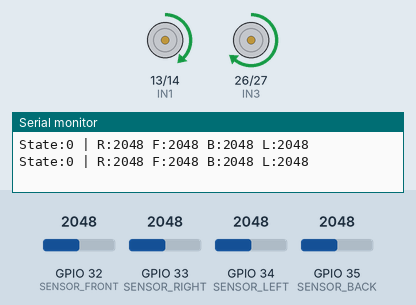
This sketch was run on a simulated ESP32. Shown: motor-driver pin pairs drawn as motors (green arrow = first pin HIGH = forward, orange = second pin HIGH = backward, longer = more drive, scaled by the enable pin), the last lines printed to the serial monitor. Inputs (shaded band) come from the test bench; at power-on: GPIO 32 (SENSOR_FRONT) = 2048, GPIO 34 (SENSOR_LEFT) = 2048, GPIO 33 (SENSOR_RIGHT) = 2048, GPIO 35 (SENSOR_BACK) = 2048.

Above: at 1.2 s.
1.3 s: GPIO 32 (SENSOR_FRONT) set to 2442
2.8 s: GPIO 32 (SENSOR_FRONT) set to 2547
At 3.03 s:
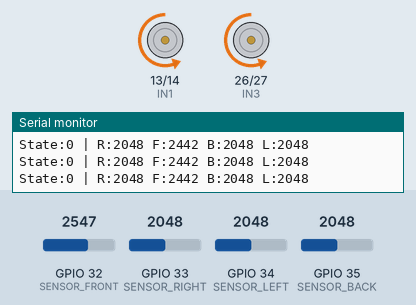
At 3.39 s:
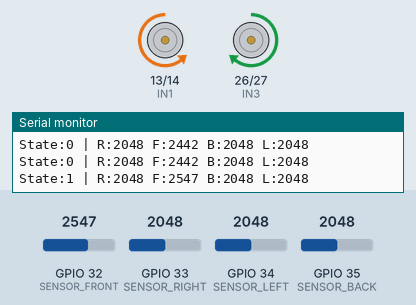
5.8 s: GPIO 34 (SENSOR_LEFT) set to 2081
8.8 s: GPIO 32 (SENSOR_FRONT) set to 2460
At 10.6 s:
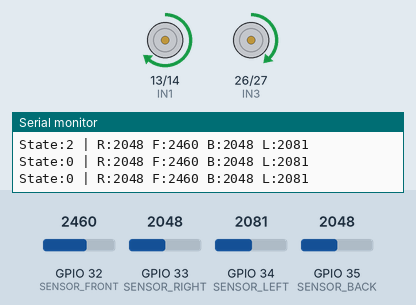
10.9 s: GPIO 32 (SENSOR_FRONT) set to 1540
12.4 s: GPIO 32 (SENSOR_FRONT) set to 1432
At 13.1 s:
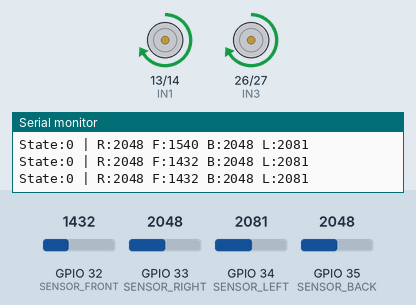
Timing chart, 0 to 14.9 s (numbered marks = the images above; inputs shaded):
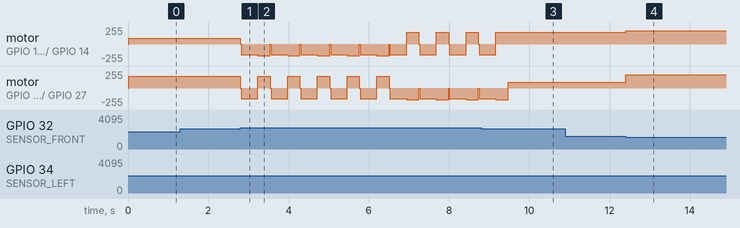

The sketch:

Robot_Obstacle_Avoidance_calibrated.ino
```cpp
// Robot ESP32 – Obstacle Avoidance with IR Proximity Sensors (Calibrated)
// Single ESP32 controls motors directly based on sensor readings

#include <esp_task_wdt.h>

// ========== Calibration (edit these first) ==========
const bool INVERT_LEFT_MOTOR = false;    // set true if left wheel runs backward when commanded forward
const bool INVERT_RIGHT_MOTOR = false;   // set true if right wheel runs backward when commanded forward
const bool SENSOR_ACTIVE_HIGH = true;    // true: larger ADC = closer object, false: invert ADC polarity

// Speed trims to correct constant drift/spin while driving straight.
// Positive = faster, negative = slower. Range recommendation: -40..40
const int LEFT_TRIM = 0;
const int RIGHT_TRIM = 0;

// ========== IR Proximity Sensor Pins (Analog Inputs) ==========
const int SENSOR_RIGHT = 33;  // Right IR sensor – ADC1_CH5
const int SENSOR_FRONT = 32;  // Front IR sensor – ADC1_CH4
const int SENSOR_BACK  = 35;  // Back IR sensor  – ADC1_CH7 (input-only)
const int SENSOR_LEFT  = 34;  // Left IR sensor  – ADC1_CH6 (input-only)

// ========== Motor Control Pins (to L298N) ==========
const int ENA = 12;   // Left motor speed (PWM)
const int IN1 = 13;   // Left motor forward
const int IN2 = 14;   // Left motor reverse
const int ENB = 25;   // Right motor speed (PWM)
const int IN3 = 26;   // Right motor forward
const int IN4 = 27;   // Right motor reverse

// ========== PWM Settings ==========
const int MOTOR_PWM_FREQ = 1000;       // 1kHz for L298N
const int MOTOR_PWM_RESOLUTION = 8;    // 8-bit (0-255)

// ========== Obstacle Detection Thresholds ==========
// Adjust these based on your IR sensors. Higher ADC value = closer object (when SENSOR_ACTIVE_HIGH=true).
const int CLOSE_THRESHOLD = 2500;   // Object is very close – must react
const int MEDIUM_THRESHOLD = 1500;  // Object is at medium range – start turning
const int FAR_THRESHOLD = 800;      // Object detected but far away

// ========== Speed Settings ==========
const int FULL_SPEED = 200;    // Max motor speed (0-255)
const int TURN_SPEED = 180;    // Speed during turns
const int SLOW_SPEED = 120;    // Reduced speed when obstacle nearby
const int REVERSE_SPEED = 160; // Speed when reversing

// ========== Timing ==========
const int LOOP_DELAY = 20;               // Main loop delay (ms)
const unsigned long REVERSE_TIME = 400;  // How long to reverse (ms)
const unsigned long TURN_TIME = 300;     // How long to turn after reverse (ms)

// ========== State Machine ==========
enum RobotState {
  DRIVING,
  REVERSING,
  TURNING
};

RobotState currentState = DRIVING;
unsigned long stateStartTime = 0;
bool turnDirection = false; // false = turn left, true = turn right

// ========== Sensor Values ==========
int sensorRight = 0;
int sensorFront = 0;
int sensorBack  = 0;
int sensorLeft  = 0;

// ========== Helpers ==========
int clampSpeed(int value) {
  if (value < 0) return 0;
  if (value > 255) return 255;
  return value;
}

int withTrimLeft(int speed) {
  return clampSpeed(speed + LEFT_TRIM);
}

int withTrimRight(int speed) {
  return clampSpeed(speed + RIGHT_TRIM);
}

int normalizeSensor(int value) {
  int v = value;
  if (!SENSOR_ACTIVE_HIGH) {
    v = 4095 - v;
  }
  if (v < 0) v = 0;
  if (v > 4095) v = 4095;
  return v;
}

void setLeftMotorForwardDir() {
  if (INVERT_LEFT_MOTOR) {
    digitalWrite(IN1, LOW);
    digitalWrite(IN2, HIGH);
  } else {
    digitalWrite(IN1, HIGH);
    digitalWrite(IN2, LOW);
  }
}

void setLeftMotorReverseDir() {
  if (INVERT_LEFT_MOTOR) {
    digitalWrite(IN1, HIGH);
    digitalWrite(IN2, LOW);
  } else {
    digitalWrite(IN1, LOW);
    digitalWrite(IN2, HIGH);
  }
}

void setRightMotorForwardDir() {
  if (INVERT_RIGHT_MOTOR) {
    digitalWrite(IN3, LOW);
    digitalWrite(IN4, HIGH);
  } else {
    digitalWrite(IN3, HIGH);
    digitalWrite(IN4, LOW);
  }
}

void setRightMotorReverseDir() {
  if (INVERT_RIGHT_MOTOR) {
    digitalWrite(IN3, HIGH);
    digitalWrite(IN4, LOW);
  } else {
    digitalWrite(IN3, LOW);
    digitalWrite(IN4, HIGH);
  }
}

// ========== Motor Control Functions ==========

void stopMotors() {
  digitalWrite(IN1, LOW);
  digitalWrite(IN2, LOW);
  digitalWrite(IN3, LOW);
  digitalWrite(IN4, LOW);
  ledcWrite(ENA, 0);
  ledcWrite(ENB, 0);
}

void driveForward(int speed) {
  setLeftMotorForwardDir();
  setRightMotorForwardDir();
  ledcWrite(ENA, withTrimLeft(speed));
  ledcWrite(ENB, withTrimRight(speed));
}

void driveReverse(int speed) {
  setLeftMotorReverseDir();
  setRightMotorReverseDir();
  ledcWrite(ENA, withTrimLeft(speed));
  ledcWrite(ENB, withTrimRight(speed));
}

void turnLeft(int speed) {
  setLeftMotorReverseDir();
  setRightMotorForwardDir();
  ledcWrite(ENA, withTrimLeft(speed));
  ledcWrite(ENB, withTrimRight(speed));
}

void turnRight(int speed) {
  setLeftMotorForwardDir();
  setRightMotorReverseDir();
  ledcWrite(ENA, withTrimLeft(speed));
  ledcWrite(ENB, withTrimRight(speed));
}

// Veer left – slow down left motor, keep right at full
void veerLeft(int baseSpeed) {
  setLeftMotorForwardDir();
  setRightMotorForwardDir();
  ledcWrite(ENA, withTrimLeft(baseSpeed / 2));
  ledcWrite(ENB, withTrimRight(baseSpeed));
}

// Veer right – slow down right motor, keep left at full
void veerRight(int baseSpeed) {
  setLeftMotorForwardDir();
  setRightMotorForwardDir();
  ledcWrite(ENA, withTrimLeft(baseSpeed));
  ledcWrite(ENB, withTrimRight(baseSpeed / 2));
}

// ========== Sensor Reading ==========

void readSensors() {
  // Take average of 3 readings for stability
  int rawRight = 0;
  int rawFront = 0;
  int rawBack = 0;
  int rawLeft = 0;

  for (int i = 0; i < 3; i++) {
    rawRight += analogRead(SENSOR_RIGHT);
    rawFront += analogRead(SENSOR_FRONT);
    rawBack  += analogRead(SENSOR_BACK);
    rawLeft  += analogRead(SENSOR_LEFT);
    delayMicroseconds(100);
  }

  rawRight /= 3;
  rawFront /= 3;
  rawBack  /= 3;
  rawLeft  /= 3;

  sensorRight = normalizeSensor(rawRight);
  sensorFront = normalizeSensor(rawFront);
  sensorBack  = normalizeSensor(rawBack);
  sensorLeft  = normalizeSensor(rawLeft);
}

// ========== Obstacle Avoidance Logic ==========

void handleDriving() {
  bool frontClose  = sensorFront > CLOSE_THRESHOLD;
  bool frontMedium = sensorFront > MEDIUM_THRESHOLD;
  bool rightClose  = sensorRight > CLOSE_THRESHOLD;
  bool rightMedium = sensorRight > MEDIUM_THRESHOLD;
  bool leftClose   = sensorLeft  > CLOSE_THRESHOLD;
  bool leftMedium  = sensorLeft  > MEDIUM_THRESHOLD;

  // CASE 1: Front obstacle very close – reverse and turn
  if (frontClose) {
    stopMotors();
    currentState = REVERSING;
    stateStartTime = millis();

    // Turn away from the closer side
    if (sensorLeft > sensorRight) {
      turnDirection = true;   // Turn right
    } else {
      turnDirection = false;  // Turn left
    }
    return;
  }

  // CASE 2: Both sides have close obstacles – go straight slowly if front is clear
  if (rightClose && leftClose) {
    driveForward(SLOW_SPEED);
    return;
  }

  // CASE 3: Right side close – veer left
  if (rightClose) {
    veerLeft(TURN_SPEED);
    return;
  }

  // CASE 4: Left side close – veer right
  if (leftClose) {
    veerRight(TURN_SPEED);
    return;
  }

  // CASE 5: Front at medium range – start gentle turn
  if (frontMedium) {
    if (sensorLeft > sensorRight) {
      veerRight(TURN_SPEED);
    } else {
      veerLeft(TURN_SPEED);
    }
    return;
  }

  // CASE 6: Side obstacles at medium range – gentle course correction
  if (rightMedium && !leftMedium) {
    veerLeft(FULL_SPEED);
    return;
  }
  if (leftMedium && !rightMedium) {
    veerRight(FULL_SPEED);
    return;
  }

  // CASE 7: All clear – full speed ahead
  driveForward(FULL_SPEED);
}

void handleReversing() {
  driveReverse(REVERSE_SPEED);

  if (millis() - stateStartTime >= REVERSE_TIME) {
    currentState = TURNING;
    stateStartTime = millis();
  }
}

void handleTurning() {
  if (turnDirection) {
    turnRight(TURN_SPEED);
  } else {
    turnLeft(TURN_SPEED);
  }

  if (millis() - stateStartTime >= TURN_TIME) {
    currentState = DRIVING;
  }
}

// ========== Setup ==========

void setup() {
  Serial.begin(115200);
  Serial.println("Robot ESP32 Obstacle Avoidance Starting...");

  // Setup motor direction pins as outputs
  pinMode(IN1, OUTPUT);
  pinMode(IN2, OUTPUT);
  pinMode(IN3, OUTPUT);
  pinMode(IN4, OUTPUT);

  // Setup PWM for motor speed control
  ledcAttach(ENA, MOTOR_PWM_FREQ, MOTOR_PWM_RESOLUTION);
  ledcAttach(ENB, MOTOR_PWM_FREQ, MOTOR_PWM_RESOLUTION);

  // Initialize motors stopped
  stopMotors();

  // Initialize watchdog timer
  esp_task_wdt_config_t twdt_config = {
    .timeout_ms = 5000,
    .idle_core_mask = 0,
    .trigger_panic = true
  };
  esp_task_wdt_init(&twdt_config);
  esp_task_wdt_add(NULL);

  Serial.println("Robot ready!");
  Serial.println("Pinout:");
  Serial.println("  Sensors: Right=33, Front=32, Back=35, Left=34");
  Serial.println("  Motors:  ENA=12, IN1=13, IN2=14, ENB=25, IN3=26, IN4=27");
  Serial.printf("  Cal: INVERT_LEFT=%d INVERT_RIGHT=%d SENSOR_ACTIVE_HIGH=%d LEFT_TRIM=%d RIGHT_TRIM=%d\n",
                INVERT_LEFT_MOTOR, INVERT_RIGHT_MOTOR, SENSOR_ACTIVE_HIGH, LEFT_TRIM, RIGHT_TRIM);
}

// ========== Main Loop ==========

void loop() {
  esp_task_wdt_reset();

  // Read all sensors
  readSensors();

  // State machine for obstacle avoidance
  switch (currentState) {
    case DRIVING:
      handleDriving();
      break;
    case REVERSING:
      handleReversing();
      break;
    case TURNING:
      handleTurning();
      break;
  }

  // Debug output
  static unsigned long lastPrint = 0;
  if (millis() - lastPrint > 500) {
    Serial.printf("State:%d | R:%d F:%d B:%d L:%d\n", currentState, sensorRight, sensorFront, sensorBack, sensorLeft);
    lastPrint = millis();
  }

  delay(LOOP_DELAY);
}
```

Measured:
- the behaviour switches between 2500 and 2501 on GPIO 32 (SENSOR_FRONT) (found by bisection; images 0 and 1)
- the behaviour switches between 1501 and 1500 on GPIO 32 (SENSOR_FRONT) (found by bisection; images 3 and 4)
- after the input at 8.8 s, motor on GPIO 13 (IN1) / GPIO 14 (IN2): goes on until 9.2 s, then stays forward 179/255
- after the input at 12.4 s, motor on GPIO 13 (IN1) / GPIO 14 (IN2): forward 179/255 → forward 199/255 at once; motor on GPIO 26 (IN3) / GPIO 27 (IN4): forward 90/255 → forward 199/255 at once
